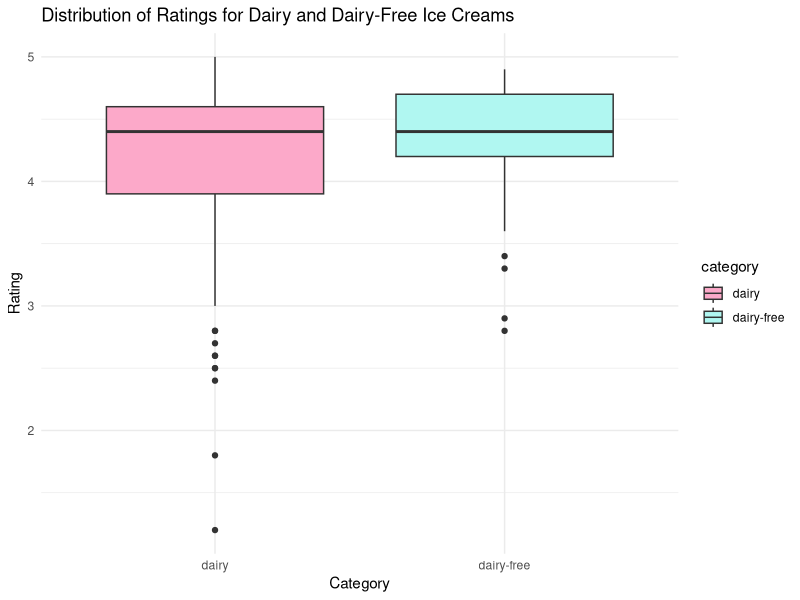

Generate this figure with R:
library(dplyr)
library(ggplot2)

df <- read.csv('icecream_data.csv')

classify_ice_cream <- function(ingredients) {
  dairy_keywords <- c('milk', 'cream', 'butter')
  if (any(sapply(dairy_keywords, grepl, ingredients, ignore.case = TRUE))) {
    return('dairy')
  } else {
    return('dairy-free')
  }
}

df$category <- sapply(df$description, classify_ice_cream)

ggplot(df, aes(x = category, y = rating, fill = category)) +
  geom_boxplot() +
  scale_fill_manual(values = c("dairy" = "#fca9c9", "dairy-free" = "#b0f7f1")) +
  labs(title = 'Distribution of Ratings for Dairy and Dairy-Free Ice Creams',
       x = 'Category', y = 'Rating') +
  theme_minimal()
